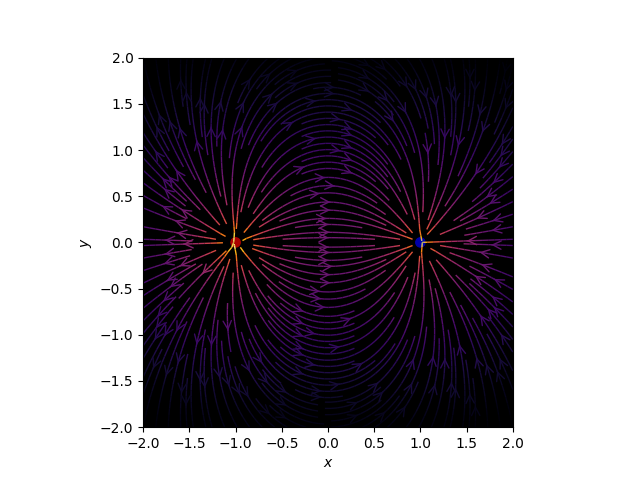

Write Python code to recreate this figure.
import sys
import numpy as np
import matplotlib.pyplot as plt
from matplotlib.patches import Circle

def E(q, r0, x, y):
    """Return the electric field vector E=(Ex,Ey) due to charge q at r0."""
    den = np.hypot(x-r0[0], y-r0[1])**3
    return q * (x - r0[0]) / den, q * (y - r0[1]) / den

# Grid of x, y points
nx, ny = 64, 64
x = np.linspace(-2, 2, nx)
y = np.linspace(-2, 2, ny)
X, Y = np.meshgrid(x, y)

# Create a multipole with nq charges of alternating sign, equally spaced
# on the unit circle.
nq = 2**int(sys.argv[1])
charges = []
for i in range(nq):
    q = i%2 * 2 - 1
    charges.append((q, (np.cos(2*np.pi*i/nq), np.sin(2*np.pi*i/nq))))

# Electric field vector, E=(Ex, Ey), as separate components
Ex, Ey = np.zeros((ny, nx)), np.zeros((ny, nx))
for charge in charges:
    ex, ey = E(*charge, x=X, y=Y)
    Ex += ex
    Ey += ey

fig = plt.figure()
plt.rcParams['axes.facecolor'] = 'black'
ax = fig.add_subplot(111)

# Plot the streamlines with an appropriate colormap and arrow style
color = 2 * np.log(np.hypot(Ex, Ey))
ax.streamplot(x, y, Ex, Ey, color=color, linewidth=1, cmap=plt.cm.inferno,
              density=2, arrowstyle='->', arrowsize=1.5)

# Add filled circles for the charges themselves
charge_colors = {True: '#aa0000', False: '#0000aa'}
for q, pos in charges:
    ax.add_artist(Circle(pos, 0.05, color=charge_colors[q>0]))

ax.set_xlabel('$x$')
ax.set_ylabel('$y$')
ax.set_xlim(-2,2)
ax.set_ylim(-2,2)
ax.set_aspect('equal')
plt.show()
